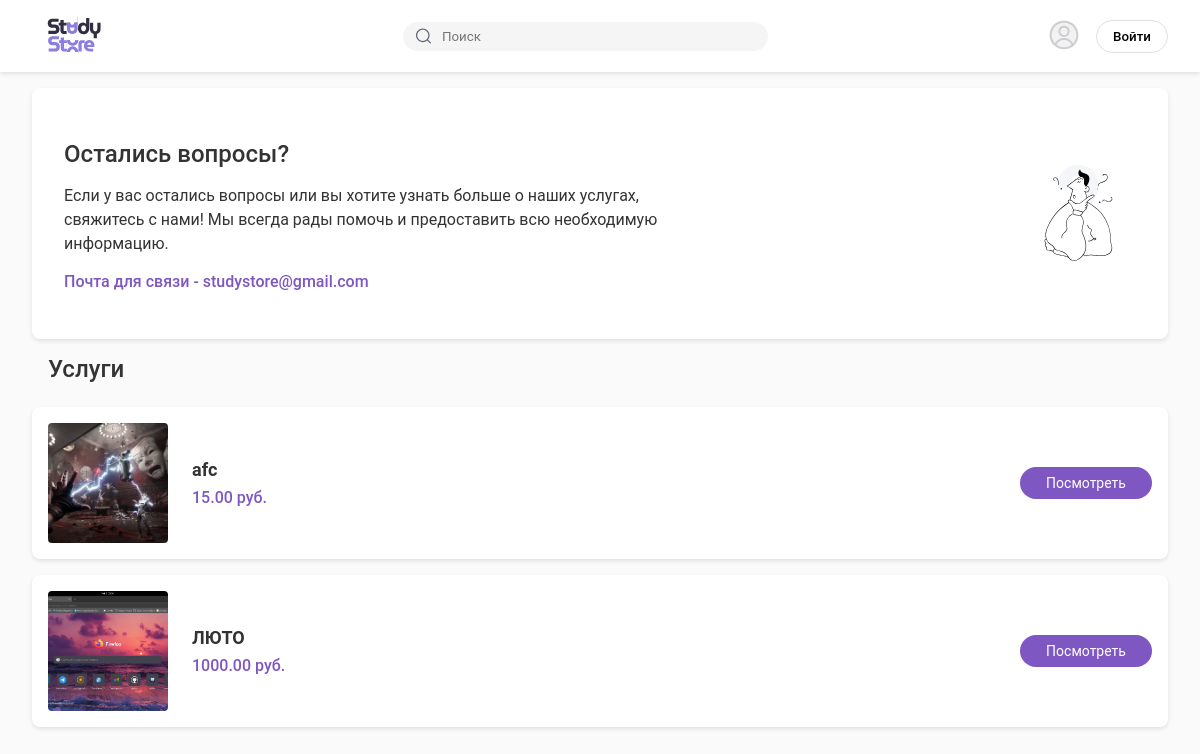
/, run on an earlier commit of the app's database.
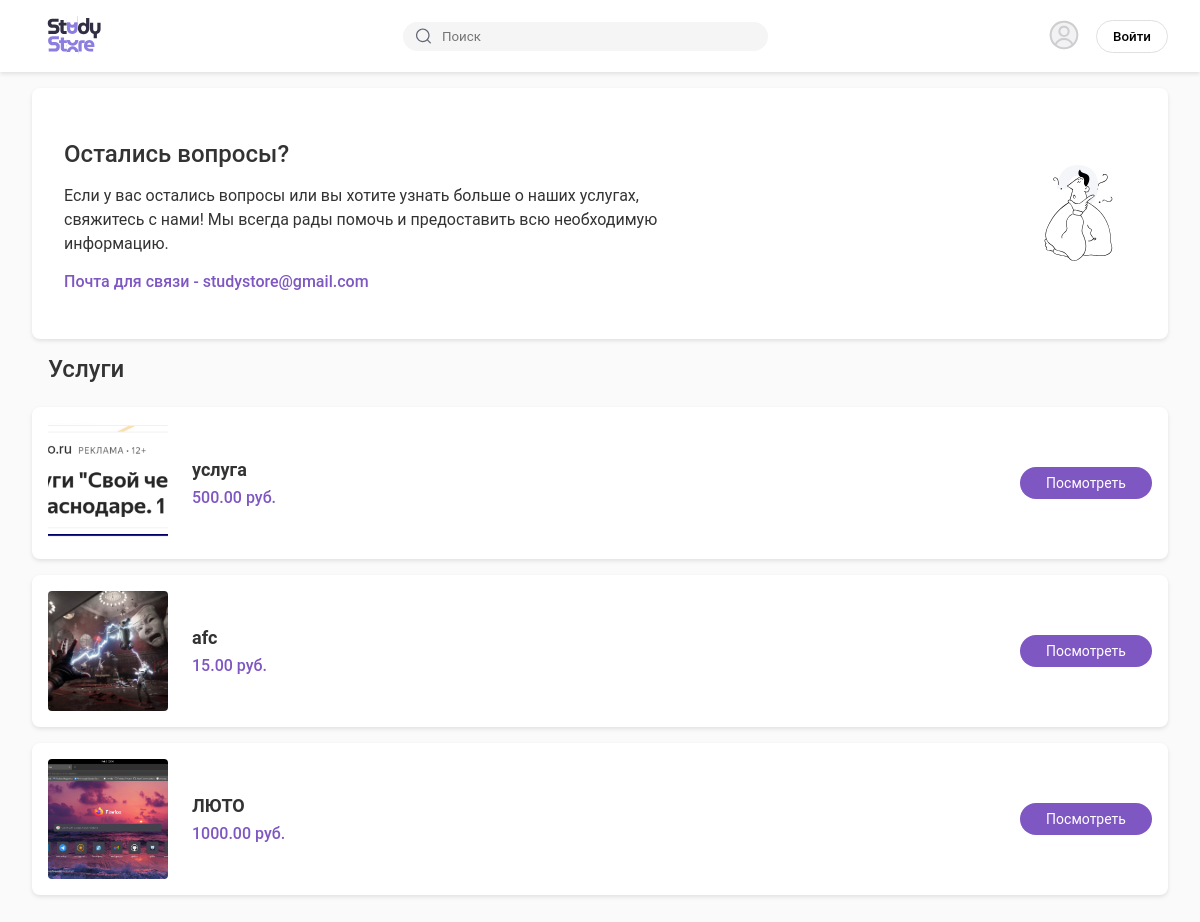
And on a later commit of the database.
### app/models.py (models this page shows)
class Service(models.Model):
    author = models.ForeignKey(User, on_delete=models.CASCADE)
    title = models.CharField(max_length=200)
    description = models.TextField()
    price = models.DecimalField(max_digits=100, decimal_places=2)
    image = models.ImageField(upload_to='services/')
    created_at = models.DateTimeField(auto_now_add=True)

### app/views.py (the view)
# urls.py: Function vie    path('', views.index, name='home'),
def index(request):
    services = Service.objects.all().order_by('-created_at')
    return render(request, 'index.html', {'services': services})

### app/templates/index.html (shortened to what this page needs)
{% load static %}
<!DOCTYPE html>
<html lang="ru">
<head>
    <link rel="stylesheet" href="{% static 'css/index.css' %}">
</head>
<body>
    <header class="header">
        <img src="{% static 'images/logotype.svg' %}" alt="Study Size" class="logo">
        <div class="search-bar">
            <img src="{% static 'images/union.svg' %}" alt="Search">
            <input type="text" id="search-input" placeholder="Поиск" class="search-input" value="{{ search_query|default:'' }}">
        </div>
        <div class="header-actions">
            <button class="profile-btn">
                <img src="{% static 'images/profile-circle.svg' %}" alt="Profile">
            </button>
            {% if user.is_authenticated %}
                {% if user.profile.role == 'executor' %}
                    <button class="create-btn">Создать услугу</button>
                {% endif %}
                <button class="logout-btn">Выйти</button>
            {% else %}
                <button class="login-btn">Войти</button>
            {% endif %}
        </div>
    </header>
    <section class="questions-section">
        <div class="questions-text">
            <h2 class="questions-title">Остались вопросы?</h2>
            <p class="questions-description">
                Если у вас остались вопросы или вы хотите узнать больше о наших услугах,
                свяжитесь с нами! Мы всегда рады помочь и предоставить всю необходимую информацию.
            </p>
            <p class="questions-email">Почта для связи - studystore@gmail.com</p>
        </div>
        <img src="{% static 'images/Question.svg' %}" alt="Questions" class="questions-image">
    </section>
    <main class="services-section">
        <h1 class="services-title">Услуги</h1>
        <div id="services-container">
            {% for service in services %}
            <div class="service" data-title="{{ service.title|lower }}">
                <img src="{{ service.image.url }}" alt="{{ service.title }}" class="service-image">
                <div class="service-info">
                    <h3>{{ service.title }}</h3>
                    <p class="service-price">{{ service.price }} руб.</p>
                </div>
                <div class="service-actions">
                    <a href="/service/{{ service.id }}/" class="view-btn">Посмотреть</a>
                </div>
            </div>
            {% endfor %}
        </div>
    </main>
</body>
</html>

### app/static/css/index.css (style rules this page uses)
:root { --primary: #7E57C2; --secondary: #7E57C2; --text: #333333; --light-gray: #F5F5F5; --border-color: #E0E0E0; --text-light: #757575; }
body { font-family: 'Roboto', sans-serif; margin: 0; padding: 0; background-color: #FAFAFA; }
.header { background: white; box-shadow: 0 2px 4px rgba(0, 0, 0, 0.1); padding: 16px 32px; display: flex; align-items: center; justify-content: space-between; }
.logo { height: 40px; }
.search-bar { display: flex; align-items: center; background: var(--light-gray); border-radius: 20px; padding: 6px 12px; width: 30%; min-width: 200px; }
.search-bar img { height: 16px; margin-right: 8px; }
.search-input { border: none; background: transparent; flex-grow: 1; font-family: 'Roboto', sans-serif; font-weight: 400; outline: none; cursor: text; }
.header-actions { display: flex; align-items: center; gap: 16px; }
.profile-btn { border: none; background: none; cursor: pointer; padding: 0; }
.profile-btn img { height: 32px; width: 32px; }
.create-btn, .login-btn { background: white; border: 1px solid #E0E0E0; border-radius: 20px; padding: 8px 16px; font-family: 'Roboto', sans-serif; font-weight: 500; cursor: pointer; }
.questions-section { background: white; padding: 32px; margin: 16px 32px; border-radius: 8px; box-shadow: 0 2px 4px rgba(0, 0, 0, 0.1); display: flex; justify-content: space-between; align-items: center; }
.questions-text { max-width: 60%; }
.questions-title { font-size: 24px; font-weight: 500; color: var(--text); margin-bottom: 16px; }
.questions-description { font-size: 16px; font-weight: 400; color: var(--text); margin-bottom: 16px; line-height: 1.5; }
.questions-email { font-size: 16px; font-weight: 500; color: var(--primary); }
.questions-image { height: 120px; }
.services-section { padding: 0 32px 32px; }
.services-title { font-size: 24px; font-weight: 500; color: var(--text); margin-bottom: 24px; padding-left: 16px; }
.service { background: white; border-radius: 8px; box-shadow: 0 2px 4px rgba(0, 0, 0, 0.1); padding: 16px; margin-bottom: 16px; display: flex; align-items: center; gap: 24px; }
.service-image { width: 120px; height: 120px; object-fit: cover; border-radius: 4px; }
.service-info { flex-grow: 1; }
.service-info h3 { margin: 0 0 8px 0; font-size: 18px; color: var(--text); }
.service-price { margin: 0; font-size: 16px; font-weight: 500; color: var(--primary); }
.service-actions { display: flex; align-items: center; justify-content: flex-end; flex-grow: 1; }
.view-btn { display: inline-block; padding: 8px 16px; background: #7E57C2; color: white; border-radius: 20px; text-decoration: none; font-size: 14px; min-width: 100px; text-align: center; border: none; cursor: pointer; white-space: nowrap; }
.service { display: flex !important; }
input[type="text"] { caret-color: auto; }

What changed in the data, as far as the page shows it:
added Service: image (picture), title "услуга", price "500.00"
